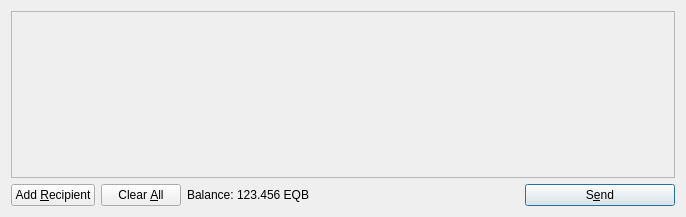
<?xml version="1.0" encoding="UTF-8"?>
<ui version="4.0">
 <class>SendCoinsDialog</class>
 <widget class="QDialog" name="SendCoinsDialog">
  <property name="geometry">
   <rect>
    <x>0</x>
    <y>0</y>
    <width>686</width>
    <height>217</height>
   </rect>
  </property>
  <property name="windowTitle">
   <string>Send Coins</string>
  </property>
  <layout class="QVBoxLayout" name="verticalLayout">
   <item>
    <widget class="QScrollArea" name="scrollArea">
     <property name="widgetResizable">
      <bool>true</bool>
     </property>
     <widget class="QWidget" name="scrollAreaWidgetContents">
      <property name="geometry">
       <rect>
        <x>0</x>
        <y>0</y>
        <width>666</width>
        <height>165</height>
       </rect>
      </property>
      <layout class="QVBoxLayout" name="verticalLayout_2">
       <property name="margin">
        <number>0</number>
       </property>
       <item>
        <layout class="QVBoxLayout" name="entries">
         <property name="spacing">
          <number>6</number>
         </property>
        </layout>
       </item>
       <item>
        <spacer name="verticalSpacer">
         <property name="orientation">
          <enum>Qt::Vertical</enum>
         </property>
         <property name="sizeHint" stdset="0">
          <size>
           <width>20</width>
           <height>40</height>
          </size>
         </property>
        </spacer>
       </item>
      </layout>
     </widget>
    </widget>
   </item>
   <item>
    <layout class="QHBoxLayout" name="horizontalLayout">
     <item>
      <widget class="QPushButton" name="addButton">
       <property name="toolTip">
        <string>Send to multiple recipients at once</string>
       </property>
       <property name="text">
        <string>Add &amp;Recipient</string>
       </property>
       <property name="icon">
        <iconset resource="../bitcoin.qrc">
         <normaloff>:/icons/add</normaloff>:/icons/add</iconset>
       </property>
       <property name="autoDefault">
        <bool>false</bool>
       </property>
      </widget>
     </item>
     <item>
      <widget class="QPushButton" name="clearButton">
       <property name="sizePolicy">
        <sizepolicy hsizetype="Minimum" vsizetype="Fixed">
         <horstretch>0</horstretch>
         <verstretch>0</verstretch>
        </sizepolicy>
       </property>
       <property name="toolTip">
        <string>Remove all transaction fields</string>
       </property>
       <property name="text">
        <string>Clear &amp;All</string>
       </property>
       <property name="icon">
        <iconset resource="../bitcoin.qrc">
         <normaloff>:/icons/remove</normaloff>:/icons/remove</iconset>
       </property>
       <property name="autoRepeatDelay">
        <number>300</number>
       </property>
       <property name="autoDefault">
        <bool>false</bool>
       </property>
      </widget>
     </item>
     <item>
      <layout class="QHBoxLayout" name="horizontalLayout_2">
       <property name="spacing">
        <number>3</number>
       </property>
       <item>
        <widget class="QLabel" name="label">
         <property name="text">
          <string>Balance:</string>
         </property>
        </widget>
       </item>
       <item>
        <widget class="QLabel" name="labelBalance">
         <property name="cursor">
          <cursorShape>IBeamCursor</cursorShape>
         </property>
         <property name="text">
          <string>123.456 EQB</string>
         </property>
         <property name="textInteractionFlags">
          <set>Qt::LinksAccessibleByMouse|Qt::TextSelectableByKeyboard|Qt::TextSelectableByMouse</set>
         </property>
        </widget>
       </item>
      </layout>
     </item>
     <item>
      <spacer name="horizontalSpacer">
       <property name="orientation">
        <enum>Qt::Horizontal</enum>
       </property>
       <property name="sizeHint" stdset="0">
        <size>
         <width>40</width>
         <height>20</height>
        </size>
       </property>
      </spacer>
     </item>
     <item>
      <widget class="QPushButton" name="sendButton">
       <property name="minimumSize">
        <size>
         <width>150</width>
         <height>0</height>
        </size>
       </property>
       <property name="toolTip">
        <string>Confirm the send action</string>
       </property>
       <property name="text">
        <string>S&amp;end</string>
       </property>
       <property name="icon">
        <iconset resource="../bitcoin.qrc">
         <normaloff>:/icons/send</normaloff>:/icons/send</iconset>
       </property>
       <property name="default">
        <bool>true</bool>
       </property>
      </widget>
     </item>
    </layout>
   </item>
  </layout>
 </widget>
 <resources>
  <include location="../bitcoin.qrc"/>
 </resources>
 <connections/>
</ui>
